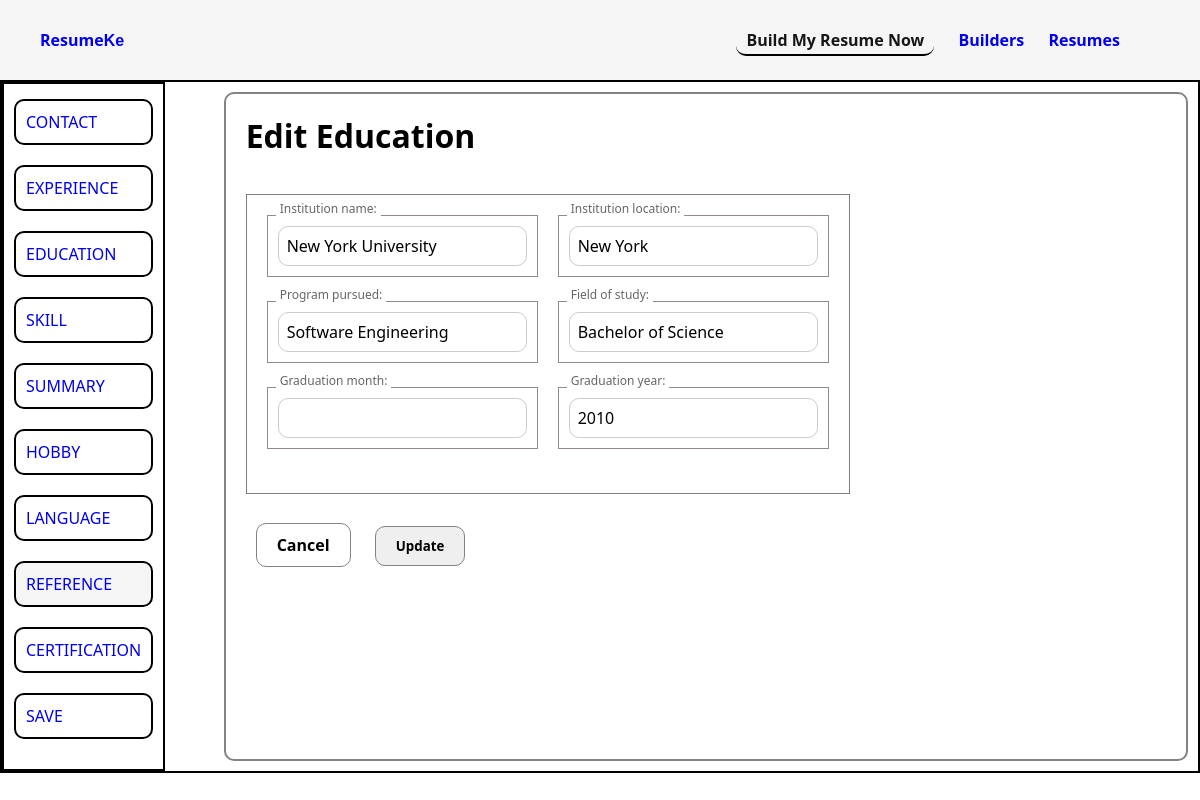
/client/education/1/ (signed in), run on the app's committed database.
### client/models.py (models this page shows, shortened)
class Education(models.Model):
    client = models.ForeignKey(Client, on_delete=models.CASCADE)
    institution_name = models.CharField(max_length=100, default='')
    institution_location = models.CharField(max_length=100, default='')
    program_pursued = models.CharField(max_length=100, default='')
    field_of_study = models.CharField(max_length=100, default='')
    graduated = models.BooleanField(default=True)
    graduation_month = models.CharField(max_length=100, null=True, blank=True)
    graduation_year = models.CharField(max_length=100, null=True, blank=True)

### client/views.py (the view)
# urls.py: path('education/<int:pk>/', edit_education, name="edit_education"),
@login_required
def edit_education(request, pk):
    education = get_object_or_404(Education, pk=pk, client__user=request.user)
    if request.method == 'POST':
        edit_education_form = EducationForm(request.POST, instance=education)
        if edit_education_form.is_valid():
            edit_education_form.save()
            return redirect("client:client_education_page")
    else:
        edit_education_form = EducationForm(instance=education)
    return render(request, "education/edit.html", {
        "edit_education_form":edit_education_form,
    })

### client/forms.py
class EducationForm(forms.ModelForm):
    class Meta:
        model = Education
        fields = ("institution_name", "institution_location", "program_pursued", "field_of_study", "graduated", "graduation_month", "graduation_year")

### client/templates/education/edit.html (shortened to what this page needs)
{% extends "base.html" %}
{% block head %}
    {% load static %}
    <link rel="stylesheet" href="{% static 'css/builder/input.css' %}">
{% endblock head %}
{% block body %}
<div class="input-page">
    {% include "left-navbar.html" with active_page="reference" %}
    {% if edit_education_form %}
    <form method="post" action="{% url 'client:edit_education' edit_education_form.instance.pk %}" class="experience-section right-side">
        <h1>Edit Education</h1>
        <br>
        <div class="input-div">
            <div class="center">
                <div class="form-group">
                    {{ edit_education_form.institution_name }}
                    <span class="placeholder">{{ edit_education_form.institution_name.label_tag }}</span>
                </div>
                <div class="form-group">
                    {{ edit_education_form.institution_location }}
                    <span class="placeholder">{{ edit_education_form.institution_location.label_tag }}</span>
                </div>
            </div>
            <div class="center">
                <div class="form-group">
                    {{ edit_education_form.program_pursued }}
                    <span class="placeholder">{{ edit_education_form.program_pursued.label_tag }}</span>
                </div>
                <div class="form-group">
                    {{ edit_education_form.field_of_study }}
                    <span class="placeholder">{{ edit_education_form.field_of_study.label_tag }}</span>
                </div>
            </div>
            <div class="center">
                <div class="form-group">
                    {{ edit_education_form.graduation_month }}
                    <span class="placeholder">{{ edit_education_form.graduation_month.label_tag }}</span>
                </div>
                <div class="form-group">
                    {{ edit_education_form.graduation_year }}
                    <span class="placeholder">{{ edit_education_form.graduation_year.label_tag }}</span>
                </div>
            </div>
        </div>
        <br>
        <div class="button-div center">
            <a href="{% url 'client:client_education_page' %}" class="cancel-btn">Cancel</a>
            <button type="submit">Update</button>
        </div>
    </form>
    {% endif %}
</div>
{% endblock body %}

### static/css/builder/base.css (style rules this page uses)
* { margin: 0; padding: 0; box-sizing: border-box; font-family: 'Segoe UI', Tahoma, Geneva, Verdana, sans-serif; }
#app { background-color: FFFDFA; }

### static/css/builder/input.css (style rules this page uses)
.input-page { border: 2px solid #000000; display: flex; justify-content: space-between; }
.input-page .right-side { border: 2px solid rgb(133, 130, 130); flex: .95; padding: 20px; margin: 10px; border-radius: 10px; }
.input-div .center { display: flex; gap: 20px; justify-content: space-between; align-items: center; }
.right-side .input-div { border: 1px solid rgb(129, 126, 126); margin-top: 15px; padding: 20px; width: fit-content; justify-content: center; }
input { padding: 10px; font-size: 20px; border-radius: 10px; margin: 10px; border: 1px solid rgb(133, 130, 130); }
.cancel-btn { text-decoration: none; color: #000000; padding: 5px 20px; }
.cancel-btn, button { padding: 10px 20px; border-radius: 10px; outline: none; border: 1px solid rgb(133, 130, 130); font-weight: 700; margin: 10px; }
.button-div { width: 100%; }
.form-group { border: 1px solid rgb(146, 138, 138); position: relative; margin-bottom: 1.5rem; }
.form-group input { padding: 0.5rem 0.5rem 0.5rem 0.5rem; font-size: 1rem; border: 1px solid #ccc; border-radius: 10px; }
.placeholder { position: absolute; top: 0.5rem; left: 0.5rem; transition: all 0.2s; pointer-events: none; color: #999; }
.form-group input:focus + .placeholder, .form-group input:not(:placeholder-shown) + .placeholder { top: -1rem; left: 0.5rem; font-size: 0.75rem; color: #666; background: white; padding: 0 0.25rem; }

### data on the page
Education: institution_name "New York University", institution_location "New York", program_pursued "Software Engineering", field_of_study "Bachelor of Science", graduation_year "2010"

### other printed values
{{ edit_education_form.institution_name.label_tag }} "Institution name:"
{{ edit_education_form.institution_location.label_tag }} "Institution location:"
{{ edit_education_form.program_pursued.label_tag }} "Program pursued:"
{{ edit_education_form.field_of_study.label_tag }} "Field of study:"
{{ edit_education_form.graduation_month.label_tag }} "Graduation month:"
{{ edit_education_form.graduation_year.label_tag }} "Graduation year:"
